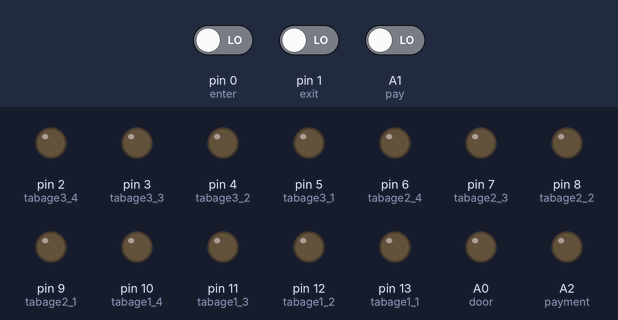
Recording of a sketch running on a simulated Arduino Uno, built with avr-gcc and run on an emulated ATmega328P. Parts: output pins drawn as LEDs (lit = HIGH). The inputs (shaded band) are chosen by the test bench; at power-on: pin 0 (enter) LOW, pin 1 (exit) LOW, A1 (pay) LOW.

Above: at 1.2 s.
1.3 s: pin 0 (enter) driven HIGH
At 1.7 s:
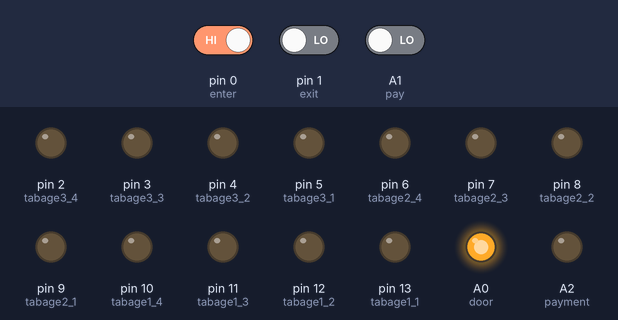
4.3 s: pin 0 (enter) driven LOW
At 5.5 s:
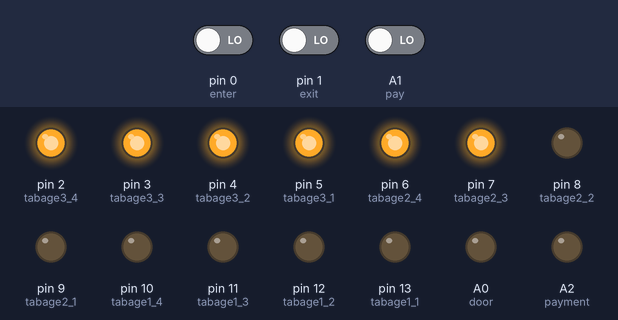
5.8 s: pin 1 (exit) driven HIGH
At 6.2 s:
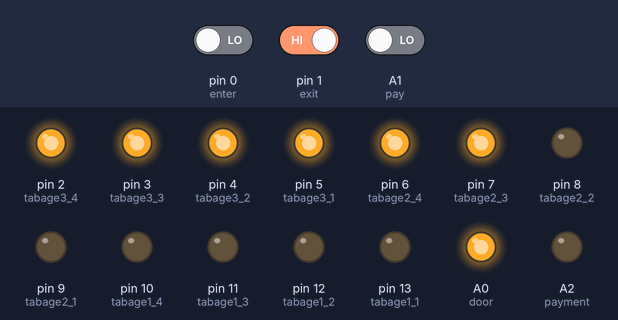
8.8 s: pin 0 (enter) driven HIGH
At 9.7 s:
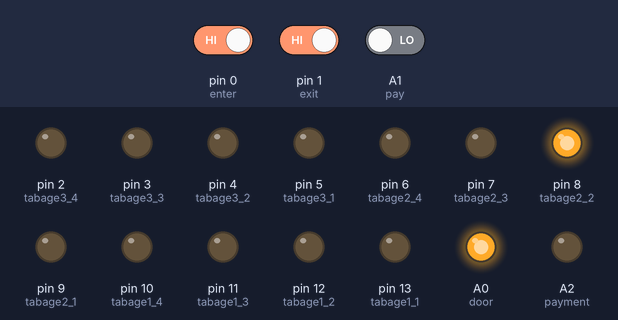
11.8 s: pin 0 (enter) driven LOW
At 12.7 s:
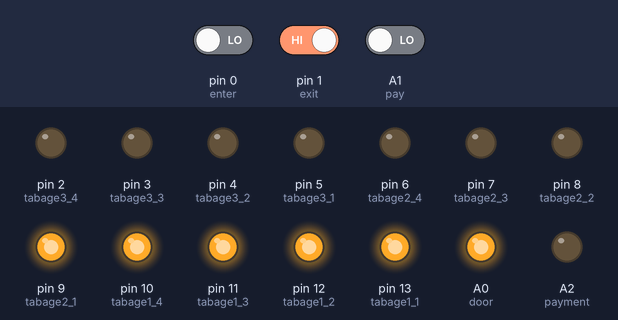
14.8 s: A1 (pay) driven HIGH
At 16.0 s:
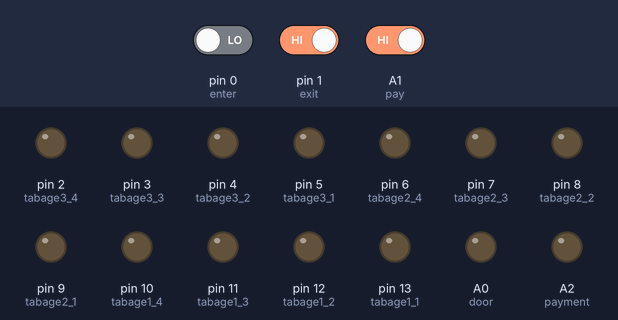
Timing chart, 0 to 17.3 s (numbered marks = the images above; inputs shaded):
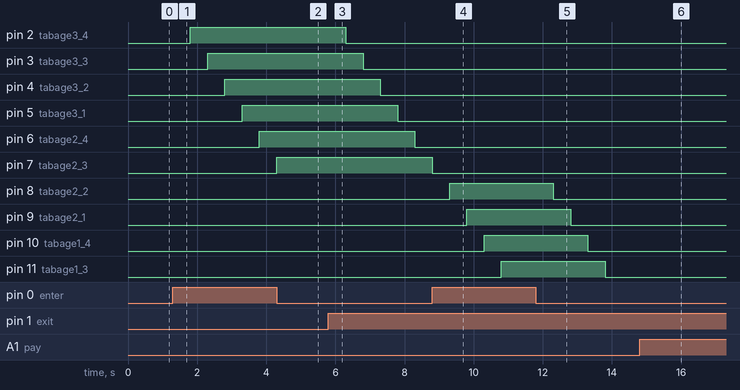

The sketch:

sketch_jan28a.ino
```cpp
#include <SimpleTimer.h>
#include "Timer.h"

SimpleTimer timer;
Timer t;

int enter = 0;
int exit_park = 0;
int pay = 0;

int parked = 0;
int next_park = 0;
int park_time_exit = 0;
int payment_amount = 0;
bool parking[12];
int parking_time[12];
int enter_door_open = 0;
int enter_door_timer = 0;
int exit_door = 0;

void setup() {
  // put your setup code here, to run once:
  pinMode(1, INPUT); //exit
  pinMode(0, INPUT); //enter
  pinMode(A1, INPUT); //pay

  pinMode(13, OUTPUT); //tabage1 1
  pinMode(12, OUTPUT); //tabage1 2
  pinMode(11, OUTPUT); //tabage1 3
  pinMode(10, OUTPUT); //tabage1 4
  pinMode(9, OUTPUT); //tabage2 1
  pinMode(8, OUTPUT); //tabage2 2
  pinMode(7, OUTPUT); //tabage2 3
  pinMode(6, OUTPUT); //tabage2 4
  pinMode(5, OUTPUT); //tabage3 1
  pinMode(4, OUTPUT); //tabage3 2
  pinMode(3, OUTPUT); //tabage3 3
  pinMode(2, OUTPUT); //tabage3 4

  pinMode(A0, OUTPUT); //door
  pinMode(A2, OUTPUT); //payment
  pinMode(A3, OUTPUT); //time bit2
  pinMode(A4, OUTPUT); //time bit1
  pinMode(A5, OUTPUT); //time bit0

  for (int i = 0; i < 12; i++) {
    parking[i] = false;
  }
}

void loop() {

  enter = digitalRead(0);
  exit_park = digitalRead(1);
  pay = digitalRead(A1);

  if (enter == HIGH && parked < 12) {
    parking[next_park] = true;
    parking_time[next_park] = millis();
    next_park++;
    if (next_park == 12) {
      next_park = 0;
    }
    parked++;
    enter_door_open = 1;
    enter_door_timer = millis();
    digitalWrite(A0, HIGH);
    delay(500);

  }
  else if (exit_park == HIGH && parked != 0) {
    for (int i = 0; i < 12; i++) {
      if (parking[i] == true) {
        parking[i] = false;
        parked--;
        park_time_exit = (int) ((millis() - parking_time[i]) / 5000);
        if (park_time_exit > 2) {
          payment_amount = 1;
        }
        else {
          payment_amount = 0;
        }
        exit_door = 1;
        digitalWrite(A0, HIGH);
        break;
      }
    }
    delay(500);
  }
  else if (pay == HIGH && exit_door == 1) {
    exit_door = 0;
    payment_amount = 0;
    park_time_exit = 0;
    digitalWrite(A0, LOW);
    delay(500);
  }


  if (enter_door_timer - millis() > 15000 && enter_door_open == 1) {
    enter_door_open = 0;
    enter_door_timer = 0;
    digitalWrite(A0, LOW);
  }


  if (payment_amount == 1) {
    digitalWrite(A2, HIGH);
  }
  else {
    digitalWrite(A2, LOW);
  }


  switch (park_time_exit) {
    case 0:
      digitalWrite(A3, LOW); digitalWrite(A4, LOW); digitalWrite(A5, LOW);
      break;
    case 1:
      digitalWrite(A3, LOW); digitalWrite(A4, LOW); digitalWrite(A5, HIGH);
      break;
    case 2:
      digitalWrite(A3, LOW); digitalWrite(A4, HIGH); digitalWrite(A5, LOW);
      break;
    case 3:
      digitalWrite(A3, LOW); digitalWrite(A4, HIGH); digitalWrite(A5, HIGH);
      break;
    case 4:
      digitalWrite(A3, HIGH); digitalWrite(A4, LOW); digitalWrite(A5, LOW);
      break;
    case 5:
      digitalWrite(A3, HIGH); digitalWrite(A4, LOW); digitalWrite(A5, HIGH);
      break;
    case 6:
      digitalWrite(A3, HIGH); digitalWrite(A4, HIGH); digitalWrite(A5, LOW);
      break;
    case 7:
      digitalWrite(A3, HIGH); digitalWrite(A4, HIGH); digitalWrite(A5, HIGH);
      break;
    case 8:
      digitalWrite(A3, HIGH); digitalWrite(A4, HIGH); digitalWrite(A5, HIGH);
      break;
    case -1:
      digitalWrite(A3, LOW); digitalWrite(A4, LOW); digitalWrite(A5, LOW);
      break;
    default:
      digitalWrite(A3, HIGH); digitalWrite(A4, HIGH); digitalWrite(A5, HIGH);
      break;
  }


  for (int i = 0; i < 12; i++) {
    if (parking[i] == true) {
      digitalWrite(i + 2, HIGH);
    }
    else {
      digitalWrite(i + 2, LOW);
    }
  }


}
```

Measured:
- after the input at 1.3 s, pin 2 (tabage3_4): LOW → HIGH after 0.50 s; pin 3 (tabage3_3): LOW → HIGH after 1.0 s; pin 4 (tabage3_2): LOW → HIGH after 1.5 s; pin 5 (tabage3_1): LOW → HIGH after 2.0 s; pin 6 (tabage2_4): LOW → HIGH after 2.5 s
- after the input at 4.3 s, pin 8 (tabage2_2): stays LOW (without the input it goes to HIGH after 0.50 s); pin 9 (tabage2_1): stays LOW (without the input it goes to HIGH after 1.0 s); A0 (door): HIGH → LOW at once
- after the input at 5.8 s, pin 2 (tabage3_4): HIGH → LOW after 0.50 s; pin 3 (tabage3_3): HIGH → LOW after 1.0 s; pin 4 (tabage3_2): HIGH → LOW after 1.5 s; pin 5 (tabage3_1): HIGH → LOW after 2.0 s; pin 6 (tabage2_4): HIGH → LOW after 2.5 s
- after the input at 8.8 s, pin 8 (tabage2_2): LOW → HIGH after 0.50 s; pin 9 (tabage2_1): LOW → HIGH after 1.0 s; pin 10 (tabage1_4): LOW → HIGH after 1.5 s; pin 11 (tabage1_3): LOW → HIGH after 2.0 s; pin 12 (tabage1_2): LOW → HIGH after 2.5 s
- after the input at 11.8 s, pin 2 (tabage3_4): stays LOW (without the input it goes to HIGH after 0.50 s); pin 3 (tabage3_3): stays LOW (without the input it goes to HIGH after 1.0 s)
- after the input at 14.8 s, A0 (door): HIGH → LOW at once
